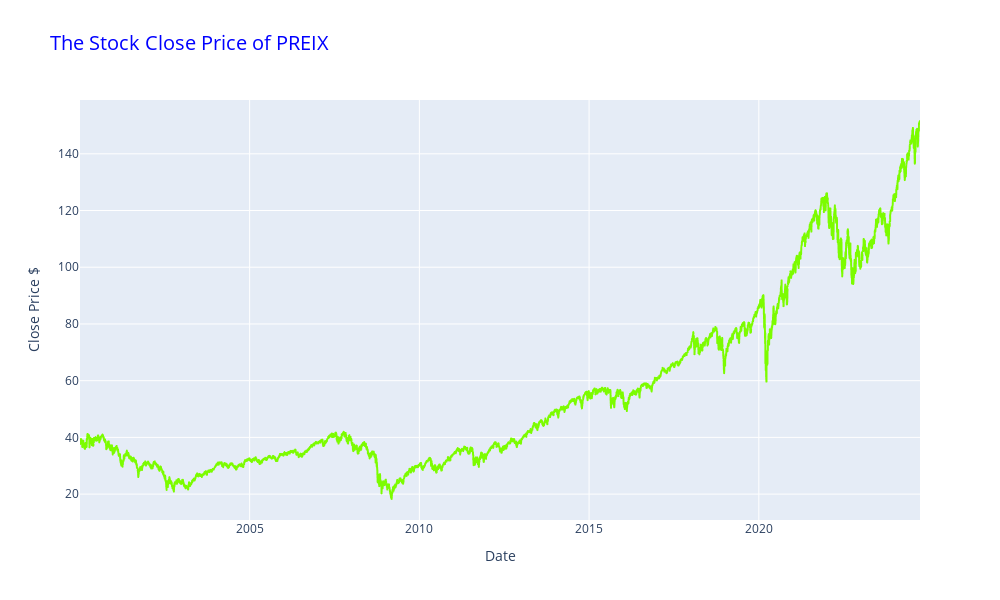

The code cell stored with this chart in its notebook:
### Code cell
import plotly.express as px

fig = px.line(stock_data, x=stock_data.index, y='Close', title=f'The Stock Close Price of {ticker_symbol}',
              labels={'Close': 'Close Price $'},
              template='plotly', width=1000, height=600)
fig.update_traces(line_color='lawngreen')
fig.update_layout(title_font_color='blue', title_font_size=20)
fig.show()

### Figure 1 — Plotly figure (JSON) as saved in the notebook; plotly's stock layout.template omitted (floating-point values rounded to 4 significant figures; data arrays with more than 128 entries replaced by an {"elided": "..."} marker saying what was removed)
{"data": [{"hovertemplate": "Date=%{x}<br>Close Price $=%{y}<extra></extra>", "legendgroup": "", "line": {"color": "lawngreen", "dash": "solid"}, "marker": {"symbol": "circle"}, "mode": "lines", "name": "", "showlegend": false, "type": "scattergl", "x": {"elided": "6225 str values"}, "xaxis": "x", "y": {"elided": "6225 float values"}, "yaxis": "y"}], "layout": {"height": 600, "legend": {"tracegroupgap": 0}, "title": {"font": {"color": "blue", "size": 20}, "text": "The Stock Close Price of PREIX"}, "width": 1000, "xaxis": {"anchor": "y", "autorange": true, "domain": [0, 1], "range": ["2000-01-03", "2024-09-30"], "title": {"text": "Date"}, "type": "date"}, "yaxis": {"anchor": "x", "autorange": true, "domain": [0, 1], "range": [10.88, 159.0], "title": {"text": "Close Price $"}, "type": "linear"}}}
